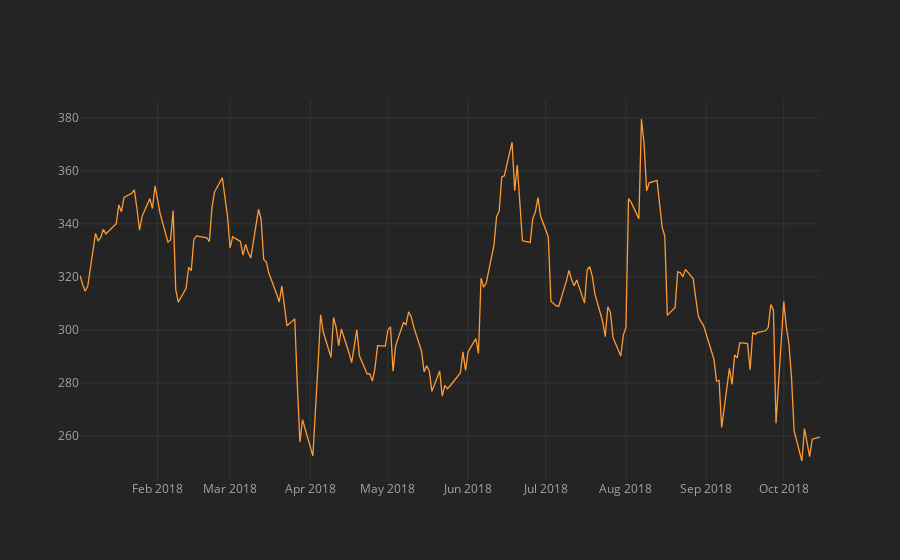

The notebook cell this image was saved under:
### Code cell
filtered_df2.iplot(x='date',y='close',kind='lines')

### Figure 1 — Plotly figure (JSON) as saved in the notebook; plotly's stock layout.template omitted (floating-point values rounded to 4 significant figures; data arrays with more than 128 entries replaced by an {"elided": "..."} marker saying what was removed)
{"data": [{"line": {"color": "rgba(255, 153, 51, 1.0)", "dash": "solid", "shape": "linear", "width": 1.3}, "mode": "lines", "name": "close", "text": "", "type": "scatter", "x": {"elided": "199 str values"}, "y": {"elided": "199 float values"}}], "layout": {"legend": {"bgcolor": "#242424", "font": {"color": "#F4F4F4"}}, "paper_bgcolor": "#242424", "plot_bgcolor": "#242424", "title": {"font": {"color": "#F4F4F4"}}, "xaxis": {"gridcolor": "#343434", "showgrid": true, "tickfont": {"color": "#A4A4A4"}, "title": {"font": {"color": "#A4A4A4"}, "text": ""}, "zerolinecolor": "#444444"}, "yaxis": {"gridcolor": "#343434", "showgrid": true, "tickfont": {"color": "#A4A4A4"}, "title": {"font": {"color": "#A4A4A4"}, "text": ""}, "zerolinecolor": "#444444"}}}
